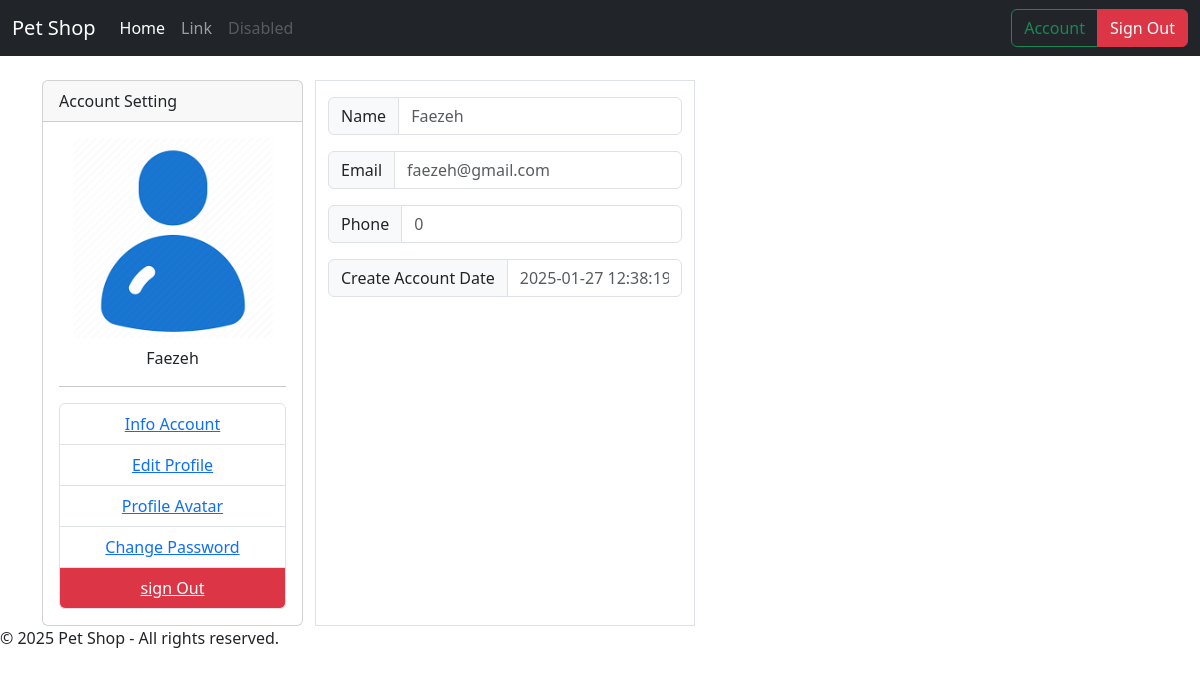
Page /account/info (signed in) on the earlier database version.
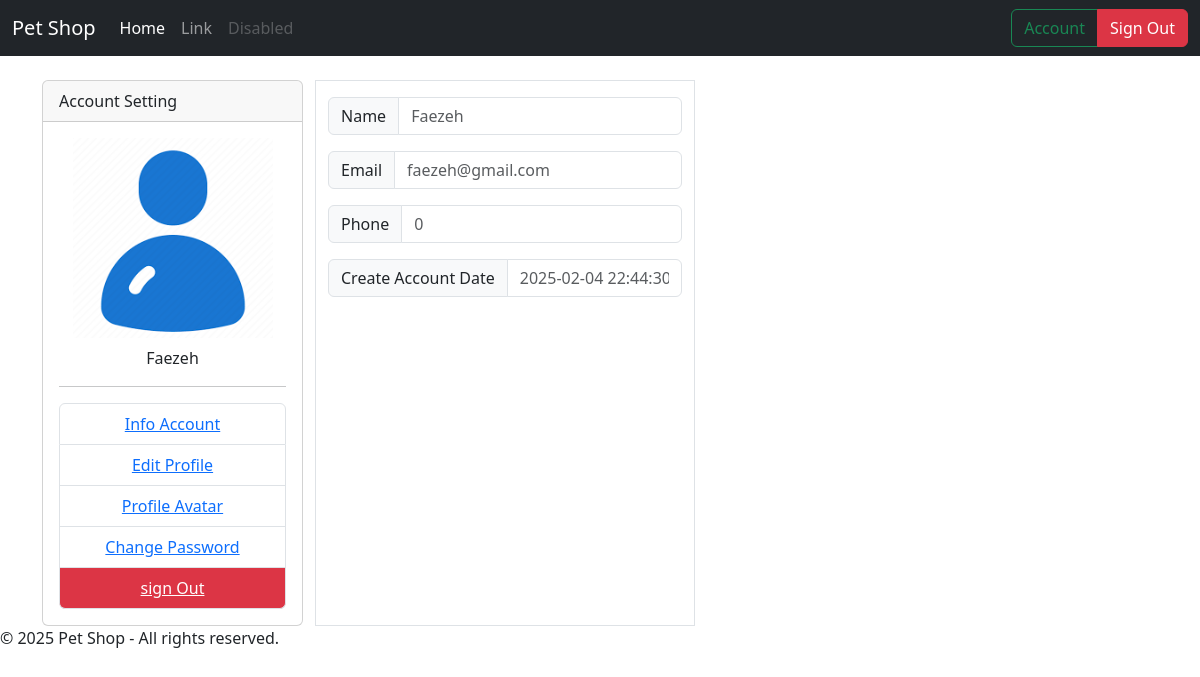
Same page on the later database version.
### models/User.py (models this page shows, shortened)
class Users(db.Model, UserMixin):
    id = Column(Integer, primary_key=True, autoincrement=True)
    name = Column(String(110))
    email = Column(String(110), unique=True)
    _passwd = Column("passwd", String(256))
    admin = Column(Boolean(), default=False)
    avatar = Column(String(110) , default='/static/img/avatar.png')
    phone = Column(String(20), default='0')
    created_at = Column(DateTime(), default=datetime.utcnow)
    orders = db.relationship('Order', backref='user', lazy=True)
    cart = db.relationship('Cart', backref='user', lazy=True)
    @property
    def passwd(self):
        return self._passwd
    @passwd.setter
    def passwd(self, password):
        self._passwd = generate_password_hash(password)

### controller/user.py (the view)
    def account_info(self):
        return render_template('/account/info.html')

### app.py (called while the page is built)
@login.user_loader
def userLoader(user_id):
    return User.Users.query.get(user_id)

### templates/account/info.html
{% include './header.html' %}
<div class="container">
    <div class="row mt-4">
        {% include "./account/menu.html" %}
        <div class="col-4 border bg-white">
            <div class="input-group mb-3 mt-3">
                <span class="input-group-text" id="basic-addon1">Name</span>
                <input type="text" class="form-control" placeholder="{{ current_user.name }}" aria-label="Username" aria-describedby="basic-addon1" readonly>
            </div>
            <div class="input-group mb-3 mt-3">
                <span class="input-group-text" id="basic-addon1">Email</span>
                <input type="text" class="form-control" placeholder="{{ current_user.email }}" aria-label="Username" aria-describedby="basic-addon1" readonly>
            </div>
            <div class="input-group mb-3 mt-3">
                <span class="input-group-text" id="basic-addon1">Phone</span>
                <input type="text" class="form-control" placeholder="{{ current_user.phone }}" aria-label="Username" aria-describedby="basic-addon1" readonly>
            </div>
            <div class="input-group mb-3 mt-3">
                <span class="input-group-text" id="basic-addon1">Create Account Date</span>
                <input type="text" class="form-control" placeholder="{{ current_user.created_at }}" aria-label="Username" aria-describedby="basic-addon1" readonly>
            </div>
        </div>
    </div>
</div>
{% include './footer.html' %}

### templates/header.html (shortened to what this page needs)
<!DOCTYPE html>
<html lang="en">
<head>
    <link rel="stylesheet" href="{{ url_for('static', filename='css/styles.css') }}">
    <link href="https://cdn.jsdelivr.net/npm/bootstrap@5.3.0/dist/css/bootstrap.min.css" rel="stylesheet">
</head>
<body>
    <nav class="navbar navbar-expand-lg navbar-dark bg-dark">
        <div class="container-fluid">
          <a class="navbar-brand" href="#">Pet Shop</a>
          <div class="collapse navbar-collapse" id="navbarTogglerDemo02">
            <ul class="navbar-nav me-auto mb-2 mb-lg-0">
              <li class="nav-item">
                <a class="nav-link active" aria-current="page" href="#">Home</a>
              </li>
              <li class="nav-item">
                <a class="nav-link" href="#">Link</a>
              </li>
              <li class="nav-item">
                <a class="nav-link disabled" aria-disabled="true">Disabled</a>
              </li>
            </ul>
            <form class="d-flex" role="search">
              {% if current_user.is_authenticated %}
              <div class="btn-group" role="group">
                <a href="{{ url_for('account') }}" class="btn btn-outline-success">Account</a>
                <a href="{{ url_for('SignOut') }}" class="btn btn-danger">Sign Out</a>
              </div>
              {% else %}
              <div class="btn-group" role="group">
                <a href="{{ url_for('SignIn') }}" class="btn btn-outline-warning">Sign In</a>
                <a href="{{ url_for('SignUp') }}" class="btn btn-outline-info">Sign Up</a>
              </div>
              {% endif %}
            </form>
          </div>
        </div>
      </nav>

### templates/account/menu.html
<dev class="col-3">
    <div class="card">
        <div class="card-header">Account Setting</div>
        <div class="card-body text-center">
            <img src="{{ url_for('static' , filename=current_user.avatar) }}" width="200" height="200" alt="">
            <p class="text-center mt-2">{{ current_user.name }}</p>
            <hr>
            <ul class="list-group">
                <li class="list-group-item"><a class="link" href="{{ url_for('account_info') }}">Info Account</a></li>
                <li class="list-group-item"><a class="link" href="{{ url_for('account_edit') }}">Edit Profile</a></li>
                <li class="list-group-item"><a class="link" href="{{ url_for('account_avatar') }}">Profile Avatar</a></li>
                <li class="list-group-item"><a class="link" href="{{ url_for('account_password') }}">Change Password</a></li>
                <li class="list-group-item bg-danger "><a class="link text-white" href="{{ url_for('SignOut') }}">sign Out</a></li>
            </ul>
        </div>
    </div>
</dev>

### templates/footer.html
<footer>
    <p>&copy; 2025 Pet Shop - All rights reserved.</p>
</footer>
</body>
</html>

Differences in the rows shown:
changed Users "Faezeh": created_at "2025-01-27 12:38:19.670689" → "2025-02-04 22:44:30.654322"
